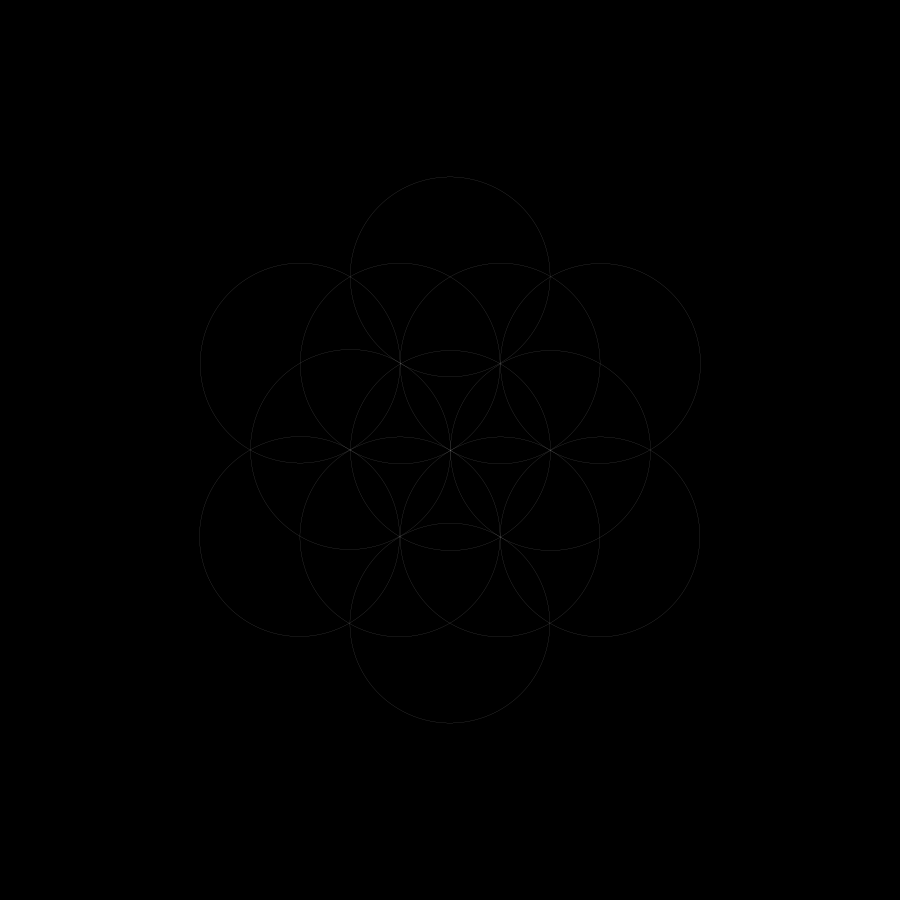
Frame 1 (no input)
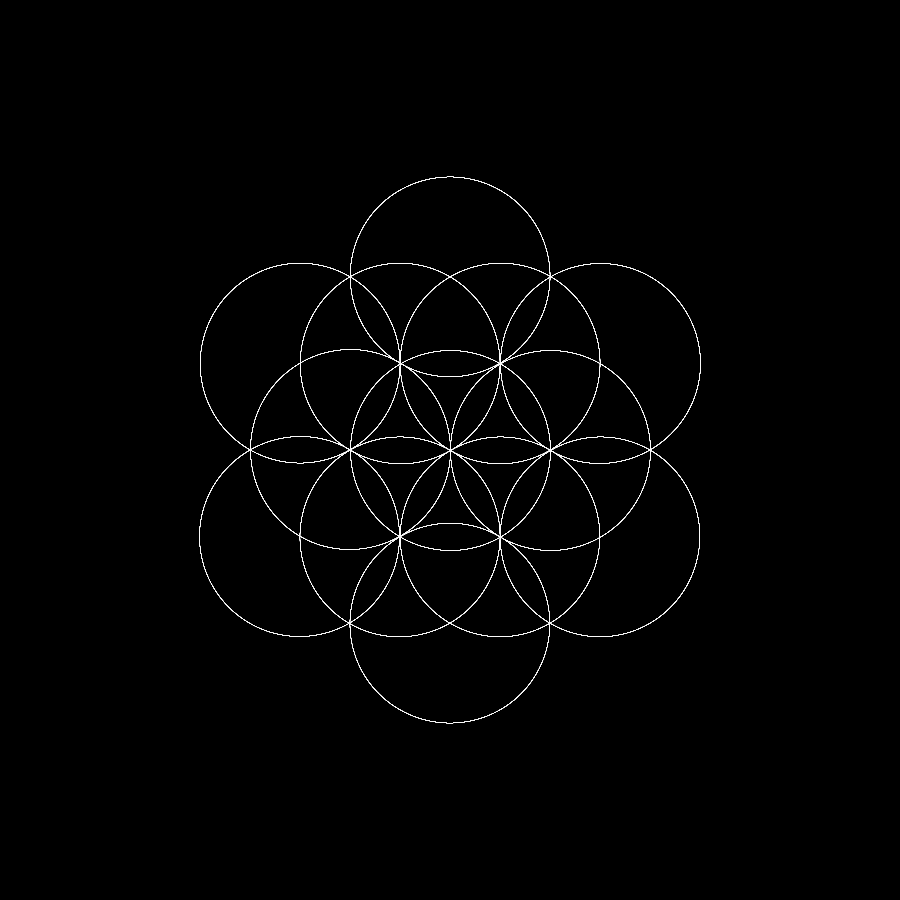
Frame 60 (the mouse pressed at the canvas centre just before this capture)
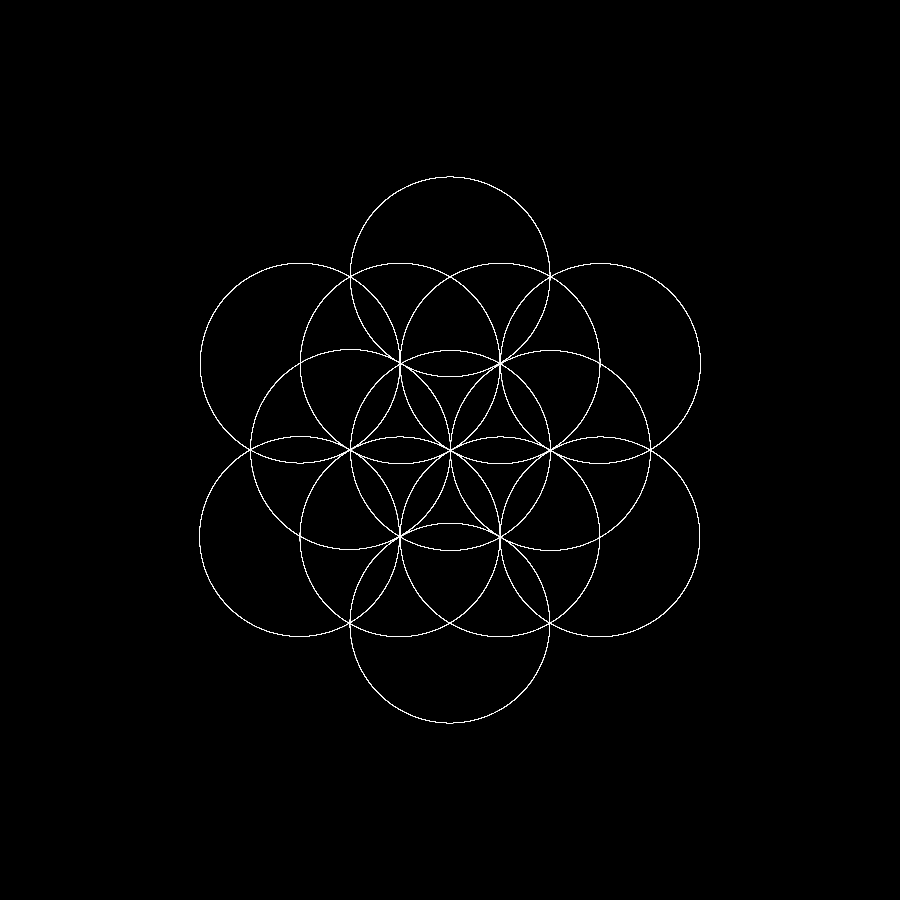
Frame 120 (the mouse held since frame 60 and released just before this capture)

The Processing sketch that drew these frames (run headless with seeded random() and noise(); from frame 60 on, the mouse is pressed at the canvas centre):

// Processing sketch: flower
// ── flower.pde

void setup(){
  background(0);
  size(900,900);
  stroke(255, 150);
  strokeWeight(.1);
  smooth(500);
 noFill();

}

void draw(){
translate(450,450);

float tS = 200;
ellipse(0,0,tS,tS);
for(int i=1; i <= 6; i++)
    {
      translate(tS/2, 0);
      ellipse(0, 0, tS, tS);
      rotate(PI/3);
      translate(tS/2, 0);
      ellipse(0,0,tS,tS);
      translate(-tS/2, 0);
      rotate(-PI/3);
      translate(-tS/2, 0);
      rotate(PI/3);
    }

}
